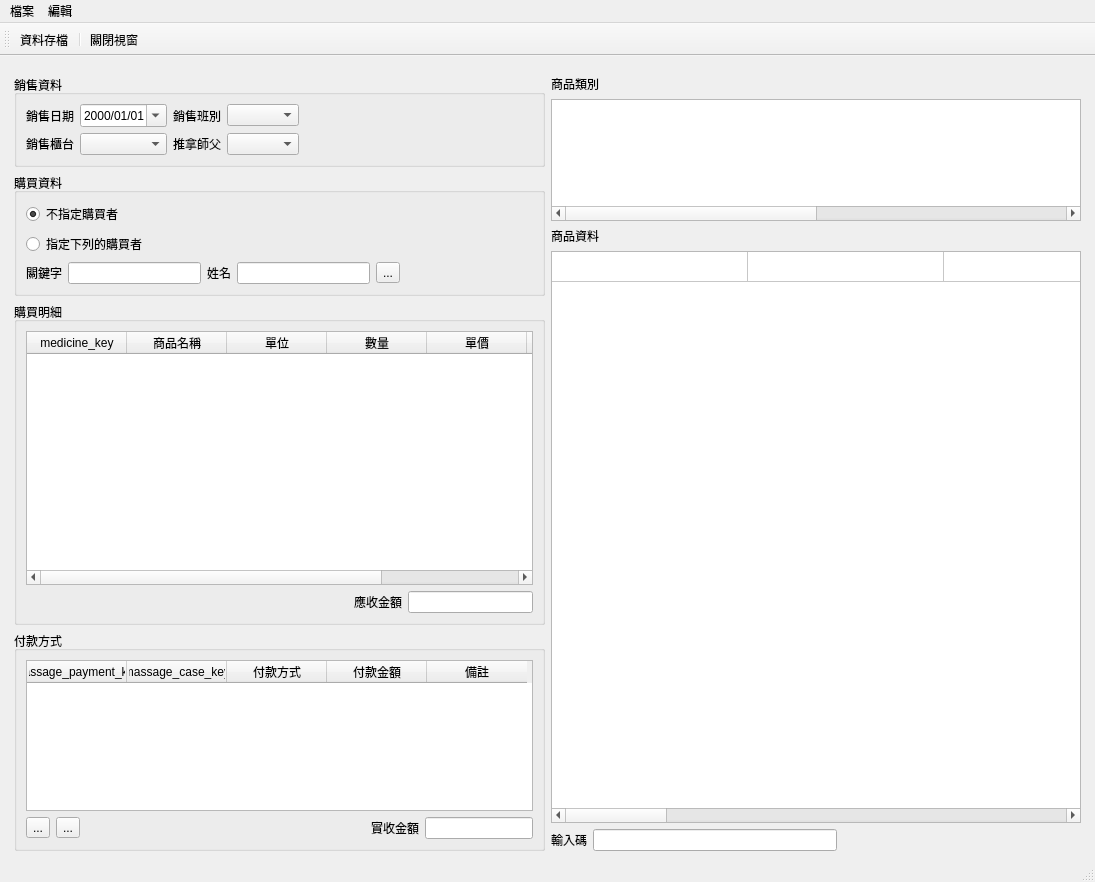
<?xml version="1.0" encoding="UTF-8"?>
<ui version="4.0">
 <class>PurchaseWindow</class>
 <widget class="QMainWindow" name="PurchaseWindow">
  <property name="geometry">
   <rect>
    <x>0</x>
    <y>0</y>
    <width>1095</width>
    <height>882</height>
   </rect>
  </property>
  <property name="windowTitle">
   <string>養生館購物</string>
  </property>
  <property name="toolButtonStyle">
   <enum>Qt::ToolButtonTextUnderIcon</enum>
  </property>
  <widget class="QWidget" name="centralwidget">
   <layout class="QVBoxLayout" name="verticalLayout_2">
    <item>
     <layout class="QHBoxLayout" name="horizontalLayout">
      <property name="leftMargin">
       <number>5</number>
      </property>
      <property name="topMargin">
       <number>10</number>
      </property>
      <property name="rightMargin">
       <number>5</number>
      </property>
      <item>
       <widget class="QFrame" name="frame">
        <property name="maximumSize">
         <size>
          <width>667</width>
          <height>16777215</height>
         </size>
        </property>
        <layout class="QVBoxLayout" name="verticalLayout_3">
         <property name="spacing">
          <number>6</number>
         </property>
         <property name="leftMargin">
          <number>0</number>
         </property>
         <property name="topMargin">
          <number>0</number>
         </property>
         <property name="rightMargin">
          <number>0</number>
         </property>
         <property name="bottomMargin">
          <number>0</number>
         </property>
         <item>
          <widget class="QGroupBox" name="groupBox_2">
           <property name="title">
            <string>銷售資料</string>
           </property>
           <property name="flat">
            <bool>true</bool>
           </property>
           <layout class="QGridLayout" name="gridLayout">
            <item row="1" column="1">
             <widget class="QComboBox" name="comboBox_cashier"/>
            </item>
            <item row="1" column="0">
             <widget class="QLabel" name="label_3">
              <property name="text">
               <string>銷售櫃台</string>
              </property>
             </widget>
            </item>
            <item row="0" column="1">
             <widget class="QDateEdit" name="dateEdit_purchase_date">
              <property name="displayFormat">
               <string>yyyy/MM/dd</string>
              </property>
              <property name="calendarPopup">
               <bool>true</bool>
              </property>
             </widget>
            </item>
            <item row="0" column="4" colspan="3">
             <spacer name="horizontalSpacer_2">
              <property name="orientation">
               <enum>Qt::Horizontal</enum>
              </property>
              <property name="sizeHint" stdset="0">
               <size>
                <width>40</width>
                <height>20</height>
               </size>
              </property>
             </spacer>
            </item>
            <item row="0" column="3">
             <widget class="QComboBox" name="comboBox_period"/>
            </item>
            <item row="0" column="2">
             <widget class="QLabel" name="label_10">
              <property name="text">
               <string>銷售班別</string>
              </property>
             </widget>
            </item>
            <item row="0" column="0">
             <widget class="QLabel" name="label_2">
              <property name="text">
               <string>銷售日期</string>
              </property>
             </widget>
            </item>
            <item row="1" column="2">
             <widget class="QLabel" name="label_11">
              <property name="text">
               <string>推拿師父</string>
              </property>
             </widget>
            </item>
            <item row="1" column="3">
             <widget class="QComboBox" name="comboBox_massager"/>
            </item>
            <item row="1" column="4">
             <spacer name="horizontalSpacer_5">
              <property name="orientation">
               <enum>Qt::Horizontal</enum>
              </property>
              <property name="sizeHint" stdset="0">
               <size>
                <width>40</width>
                <height>20</height>
               </size>
              </property>
             </spacer>
            </item>
           </layout>
          </widget>
         </item>
         <item>
          <widget class="QGroupBox" name="groupBox">
           <property name="maximumSize">
            <size>
             <width>16777215</width>
             <height>16777215</height>
            </size>
           </property>
           <property name="title">
            <string>購買資料</string>
           </property>
           <property name="flat">
            <bool>true</bool>
           </property>
           <layout class="QVBoxLayout" name="verticalLayout_4">
            <item>
             <widget class="QRadioButton" name="radioButton_1">
              <property name="text">
               <string>不指定購買者</string>
              </property>
              <property name="checked">
               <bool>true</bool>
              </property>
             </widget>
            </item>
            <item>
             <widget class="QRadioButton" name="radioButton_2">
              <property name="text">
               <string>指定下列的購買者</string>
              </property>
             </widget>
            </item>
            <item>
             <layout class="QHBoxLayout" name="horizontalLayout_3">
              <item>
               <widget class="QLabel" name="label_massage_customer_key">
                <property name="text">
                 <string>關鍵字</string>
                </property>
               </widget>
              </item>
              <item>
               <widget class="QLineEdit" name="lineEdit_massage_customer_key"/>
              </item>
              <item>
               <widget class="QLabel" name="label_name">
                <property name="text">
                 <string>姓名</string>
                </property>
               </widget>
              </item>
              <item>
               <widget class="QLineEdit" name="lineEdit_name">
                <property name="readOnly">
                 <bool>true</bool>
                </property>
               </widget>
              </item>
              <item>
               <widget class="QToolButton" name="toolButton_select_massage_customer">
                <property name="toolTip">
                 <string>病患資料進階查詢</string>
                </property>
                <property name="text">
                 <string>...</string>
                </property>
                <property name="icon">
                 <iconset>
                  <normaloff>../icons/edit-find.png</normaloff>../icons/edit-find.png</iconset>
                </property>
               </widget>
              </item>
              <item>
               <spacer name="horizontalSpacer_3">
                <property name="orientation">
                 <enum>Qt::Horizontal</enum>
                </property>
                <property name="sizeHint" stdset="0">
                 <size>
                  <width>40</width>
                  <height>20</height>
                 </size>
                </property>
               </spacer>
              </item>
             </layout>
            </item>
           </layout>
          </widget>
         </item>
         <item>
          <widget class="QGroupBox" name="groupBox_3">
           <property name="title">
            <string>購買明細</string>
           </property>
           <property name="flat">
            <bool>true</bool>
           </property>
           <layout class="QVBoxLayout" name="verticalLayout_5">
            <item>
             <widget class="QTableWidget" name="tableWidget_massage_prescript">
              <property name="maximumSize">
               <size>
                <width>667</width>
                <height>16777215</height>
               </size>
              </property>
              <property name="selectionMode">
               <enum>QAbstractItemView::SingleSelection</enum>
              </property>
              <column>
               <property name="text">
                <string>medicine_key</string>
               </property>
              </column>
              <column>
               <property name="text">
                <string>商品名稱</string>
               </property>
              </column>
              <column>
               <property name="text">
                <string>單位</string>
               </property>
              </column>
              <column>
               <property name="text">
                <string>數量</string>
               </property>
              </column>
              <column>
               <property name="text">
                <string>單價</string>
               </property>
              </column>
              <column>
               <property name="text">
                <string>金額</string>
               </property>
              </column>
              <column>
               <property name="text">
                <string>刪除</string>
               </property>
              </column>
             </widget>
            </item>
            <item>
             <layout class="QHBoxLayout" name="horizontalLayout_5">
              <item>
               <spacer name="horizontalSpacer_4">
                <property name="orientation">
                 <enum>Qt::Horizontal</enum>
                </property>
                <property name="sizeHint" stdset="0">
                 <size>
                  <width>40</width>
                  <height>20</height>
                 </size>
                </property>
               </spacer>
              </item>
              <item>
               <spacer name="horizontalSpacer_11">
                <property name="orientation">
                 <enum>Qt::Horizontal</enum>
                </property>
                <property name="sizeHint" stdset="0">
                 <size>
                  <width>40</width>
                  <height>20</height>
                 </size>
                </property>
               </spacer>
              </item>
              <item>
               <spacer name="horizontalSpacer_6">
                <property name="orientation">
                 <enum>Qt::Horizontal</enum>
                </property>
                <property name="sizeHint" stdset="0">
                 <size>
                  <width>40</width>
                  <height>20</height>
                 </size>
                </property>
               </spacer>
              </item>
              <item>
               <widget class="QLabel" name="label_9">
                <property name="text">
                 <string>應收金額</string>
                </property>
               </widget>
              </item>
              <item>
               <widget class="QLineEdit" name="lineEdit_total">
                <property name="font">
                 <font>
                  <weight>75</weight>
                  <bold>true</bold>
                 </font>
                </property>
                <property name="alignment">
                 <set>Qt::AlignRight|Qt::AlignTrailing|Qt::AlignVCenter</set>
                </property>
                <property name="readOnly">
                 <bool>true</bool>
                </property>
               </widget>
              </item>
             </layout>
            </item>
           </layout>
          </widget>
         </item>
         <item>
          <widget class="QGroupBox" name="groupBox_4">
           <property name="maximumSize">
            <size>
             <width>16777215</width>
             <height>220</height>
            </size>
           </property>
           <property name="title">
            <string>付款方式</string>
           </property>
           <property name="flat">
            <bool>true</bool>
           </property>
           <layout class="QVBoxLayout" name="verticalLayout_6">
            <item>
             <widget class="QTableWidget" name="tableWidget_massage_payment">
              <property name="selectionMode">
               <enum>QAbstractItemView::SingleSelection</enum>
              </property>
              <column>
               <property name="text">
                <string>massage_payment_key</string>
               </property>
              </column>
              <column>
               <property name="text">
                <string>massage_case_key</string>
               </property>
              </column>
              <column>
               <property name="text">
                <string>付款方式</string>
               </property>
              </column>
              <column>
               <property name="text">
                <string>付款金額</string>
               </property>
              </column>
              <column>
               <property name="text">
                <string>備註</string>
               </property>
              </column>
             </widget>
            </item>
            <item>
             <layout class="QHBoxLayout" name="horizontalLayout_6">
              <item>
               <layout class="QHBoxLayout" name="horizontalLayout_7">
                <item>
                 <widget class="QToolButton" name="toolButton_add_payment">
                  <property name="text">
                   <string>...</string>
                  </property>
                  <property name="icon">
                   <iconset>
                    <normaloff>../icons/add.svg</normaloff>../icons/add.svg</iconset>
                  </property>
                 </widget>
                </item>
                <item>
                 <widget class="QToolButton" name="toolButton_remove_payment">
                  <property name="text">
                   <string>...</string>
                  </property>
                  <property name="icon">
                   <iconset>
                    <normaloff>../icons/remove.svg</normaloff>../icons/remove.svg</iconset>
                  </property>
                 </widget>
                </item>
                <item>
                 <spacer name="horizontalSpacer_7">
                  <property name="orientation">
                   <enum>Qt::Horizontal</enum>
                  </property>
                  <property name="sizeHint" stdset="0">
                   <size>
                    <width>40</width>
                    <height>20</height>
                   </size>
                  </property>
                 </spacer>
                </item>
                <item>
                 <spacer name="horizontalSpacer_9">
                  <property name="orientation">
                   <enum>Qt::Horizontal</enum>
                  </property>
                  <property name="sizeHint" stdset="0">
                   <size>
                    <width>40</width>
                    <height>20</height>
                   </size>
                  </property>
                 </spacer>
                </item>
                <item>
                 <spacer name="horizontalSpacer_10">
                  <property name="orientation">
                   <enum>Qt::Horizontal</enum>
                  </property>
                  <property name="sizeHint" stdset="0">
                   <size>
                    <width>40</width>
                    <height>20</height>
                   </size>
                  </property>
                 </spacer>
                </item>
                <item>
                 <spacer name="horizontalSpacer_8">
                  <property name="orientation">
                   <enum>Qt::Horizontal</enum>
                  </property>
                  <property name="sizeHint" stdset="0">
                   <size>
                    <width>40</width>
                    <height>20</height>
                   </size>
                  </property>
                 </spacer>
                </item>
                <item>
                 <widget class="QLabel" name="label_7">
                  <property name="text">
                   <string>實收金額</string>
                  </property>
                 </widget>
                </item>
                <item>
                 <widget class="QLineEdit" name="lineEdit_receipt_fee">
                  <property name="alignment">
                   <set>Qt::AlignRight|Qt::AlignTrailing|Qt::AlignVCenter</set>
                  </property>
                  <property name="readOnly">
                   <bool>true</bool>
                  </property>
                 </widget>
                </item>
               </layout>
              </item>
             </layout>
            </item>
           </layout>
          </widget>
         </item>
        </layout>
       </widget>
      </item>
      <item>
       <layout class="QVBoxLayout" name="verticalLayout">
        <item>
         <widget class="QLabel" name="label_5">
          <property name="font">
           <font>
            <weight>50</weight>
            <bold>false</bold>
           </font>
          </property>
          <property name="text">
           <string>商品類別</string>
          </property>
         </widget>
        </item>
        <item>
         <widget class="QTableWidget" name="tableWidget_medicine_type">
          <property name="maximumSize">
           <size>
            <width>16777215</width>
            <height>122</height>
           </size>
          </property>
          <property name="editTriggers">
           <set>QAbstractItemView::NoEditTriggers</set>
          </property>
          <property name="alternatingRowColors">
           <bool>true</bool>
          </property>
          <property name="selectionMode">
           <enum>QAbstractItemView::SingleSelection</enum>
          </property>
          <property name="rowCount">
           <number>0</number>
          </property>
          <property name="columnCount">
           <number>10</number>
          </property>
          <attribute name="horizontalHeaderVisible">
           <bool>false</bool>
          </attribute>
          <attribute name="horizontalHeaderDefaultSectionSize">
           <number>100</number>
          </attribute>
          <attribute name="horizontalHeaderHighlightSections">
           <bool>true</bool>
          </attribute>
          <attribute name="verticalHeaderVisible">
           <bool>false</bool>
          </attribute>
          <column/>
          <column/>
          <column/>
          <column/>
          <column/>
          <column/>
          <column/>
          <column/>
          <column/>
          <column/>
         </widget>
        </item>
        <item>
         <widget class="QLabel" name="label_6">
          <property name="font">
           <font>
            <weight>50</weight>
            <bold>false</bold>
           </font>
          </property>
          <property name="text">
           <string>商品資料</string>
          </property>
         </widget>
        </item>
        <item>
         <widget class="QTableWidget" name="tableWidget_medicine">
          <property name="editTriggers">
           <set>QAbstractItemView::NoEditTriggers</set>
          </property>
          <property name="alternatingRowColors">
           <bool>true</bool>
          </property>
          <property name="selectionMode">
           <enum>QAbstractItemView::SingleSelection</enum>
          </property>
          <property name="rowCount">
           <number>1</number>
          </property>
          <property name="columnCount">
           <number>10</number>
          </property>
          <attribute name="horizontalHeaderVisible">
           <bool>false</bool>
          </attribute>
          <attribute name="horizontalHeaderDefaultSectionSize">
           <number>196</number>
          </attribute>
          <attribute name="verticalHeaderVisible">
           <bool>false</bool>
          </attribute>
          <row/>
          <column/>
          <column/>
          <column/>
          <column/>
          <column/>
          <column/>
          <column/>
          <column/>
          <column/>
          <column/>
         </widget>
        </item>
        <item>
         <layout class="QHBoxLayout" name="horizontalLayout_2">
          <item>
           <widget class="QLabel" name="label">
            <property name="text">
             <string>輸入碼</string>
            </property>
           </widget>
          </item>
          <item>
           <widget class="QLineEdit" name="lineEdit_input_code">
            <property name="clearButtonEnabled">
             <bool>true</bool>
            </property>
           </widget>
          </item>
          <item>
           <spacer name="horizontalSpacer">
            <property name="orientation">
             <enum>Qt::Horizontal</enum>
            </property>
            <property name="sizeHint" stdset="0">
             <size>
              <width>40</width>
              <height>20</height>
             </size>
            </property>
           </spacer>
          </item>
         </layout>
        </item>
       </layout>
      </item>
     </layout>
    </item>
   </layout>
  </widget>
  <widget class="QMenuBar" name="menubar">
   <property name="geometry">
    <rect>
     <x>0</x>
     <y>0</y>
     <width>1095</width>
     <height>25</height>
    </rect>
   </property>
   <widget class="QMenu" name="menu">
    <property name="title">
     <string>檔案</string>
    </property>
   </widget>
   <widget class="QMenu" name="menu_2">
    <property name="title">
     <string>編輯</string>
    </property>
   </widget>
   <addaction name="menu"/>
   <addaction name="menu_2"/>
  </widget>
  <widget class="QStatusBar" name="statusbar"/>
  <widget class="QToolBar" name="toolBar">
   <property name="palette">
    <palette>
     <active/>
     <inactive/>
     <disabled/>
    </palette>
   </property>
   <property name="windowTitle">
    <string>toolBar</string>
   </property>
   <property name="toolButtonStyle">
    <enum>Qt::ToolButtonTextUnderIcon</enum>
   </property>
   <attribute name="toolBarArea">
    <enum>TopToolBarArea</enum>
   </attribute>
   <attribute name="toolBarBreak">
    <bool>false</bool>
   </attribute>
   <addaction name="action_save"/>
   <addaction name="separator"/>
   <addaction name="action_close"/>
  </widget>
  <action name="action_close">
   <property name="icon">
    <iconset>
     <normaloff>../icons/application-exit.svg</normaloff>../icons/application-exit.svg</iconset>
   </property>
   <property name="text">
    <string>關閉視窗</string>
   </property>
  </action>
  <action name="action_save">
   <property name="icon">
    <iconset>
     <normaloff>../icons/filesave.svg</normaloff>../icons/filesave.svg</iconset>
   </property>
   <property name="text">
    <string>資料存檔</string>
   </property>
  </action>
 </widget>
 <resources/>
 <connections/>
 <slots>
  <slot>pushButtonQueryClicked()</slot>
  <slot>pushButtonRequeryClicked()</slot>
  <slot>tableWidgetCellDoubleClicked()</slot>
  <slot>actionOpenCaseTriggered()</slot>
  <slot>actionDeleteCaseTriggered()</slot>
  <slot>actionPrintPresTriggered()</slot>
 </slots>
</ui>
